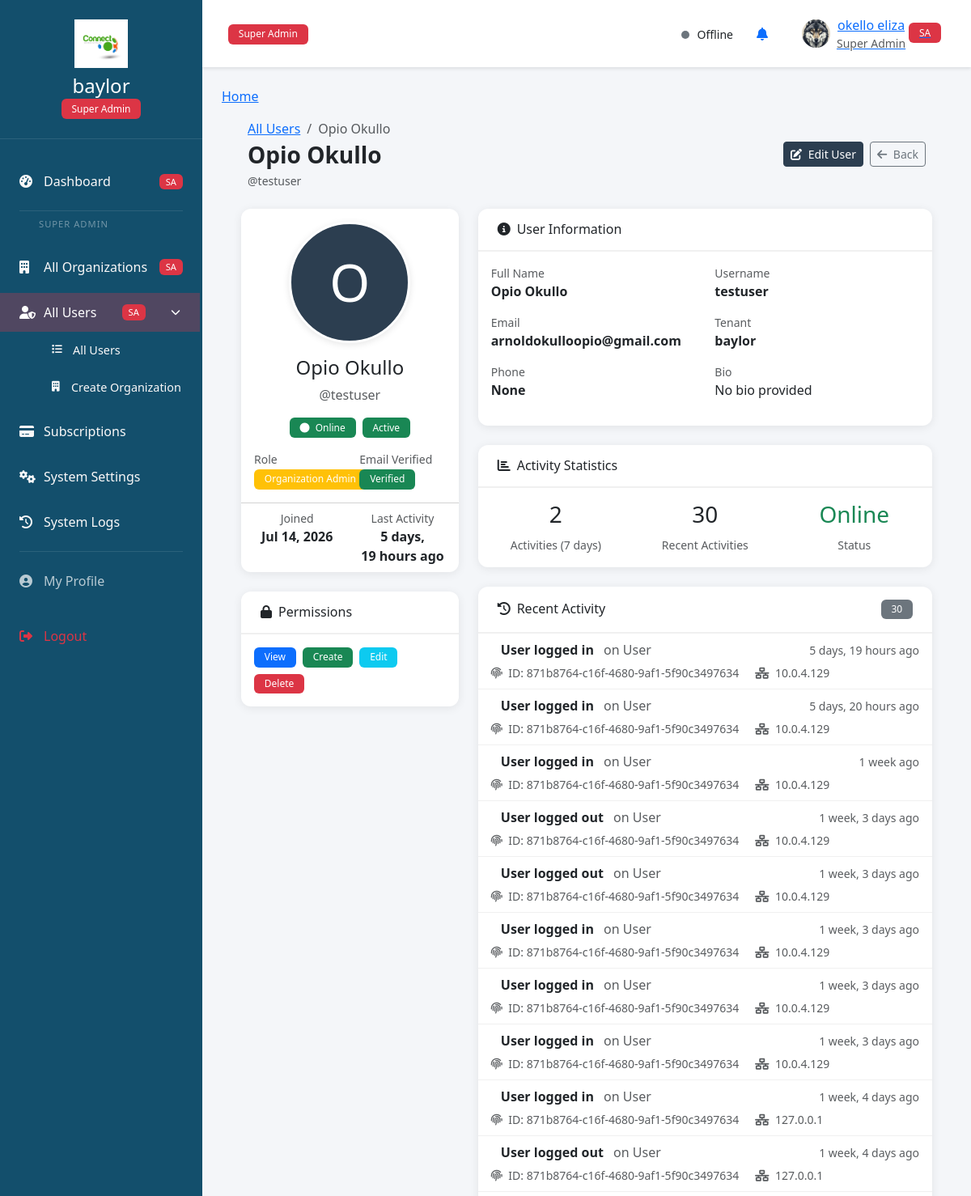
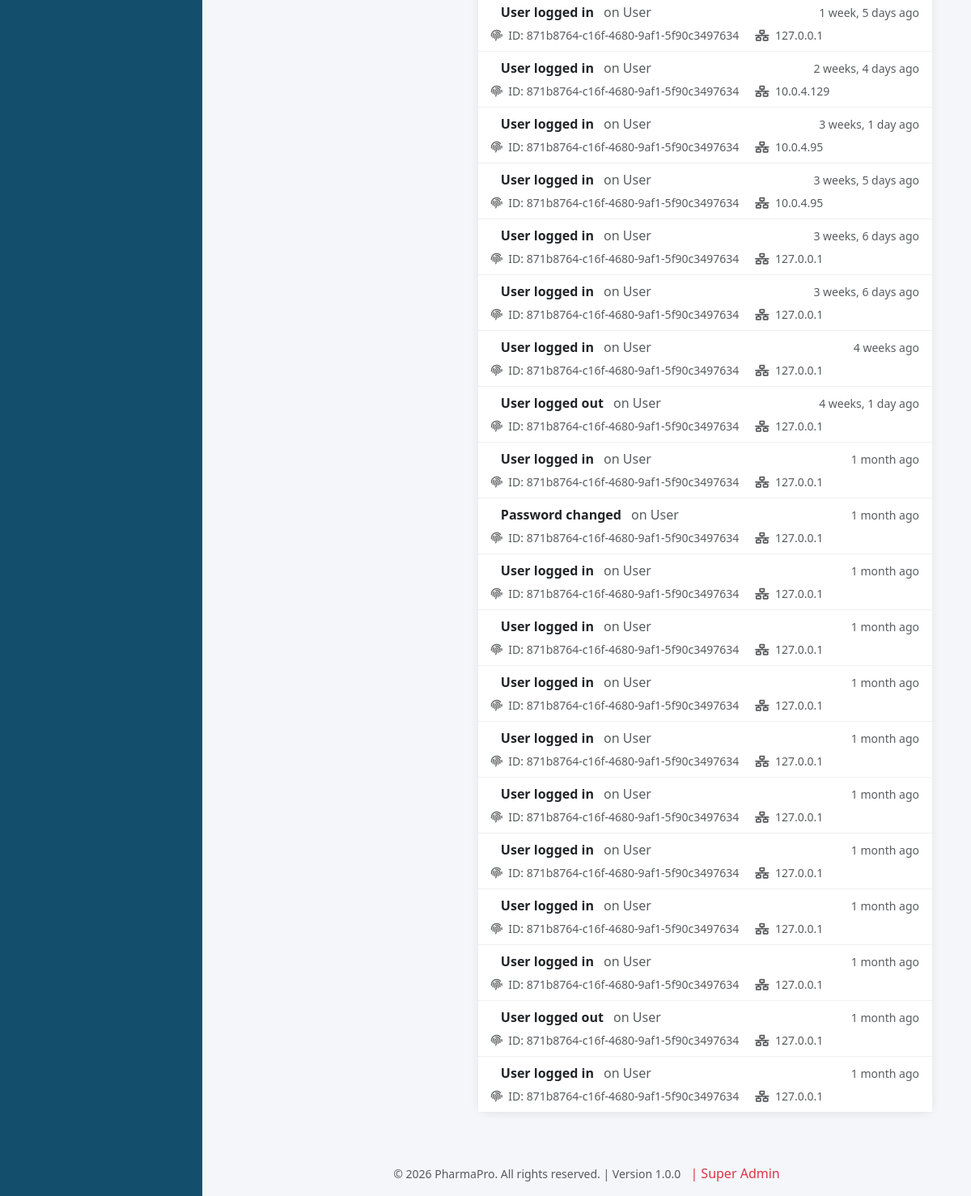
/accounts/admin/users/871b8764-c16f-4680-9af1-5f90c3497634/ (signed in), run on an earlier commit of the app's database (2 pictures, top to bottom).
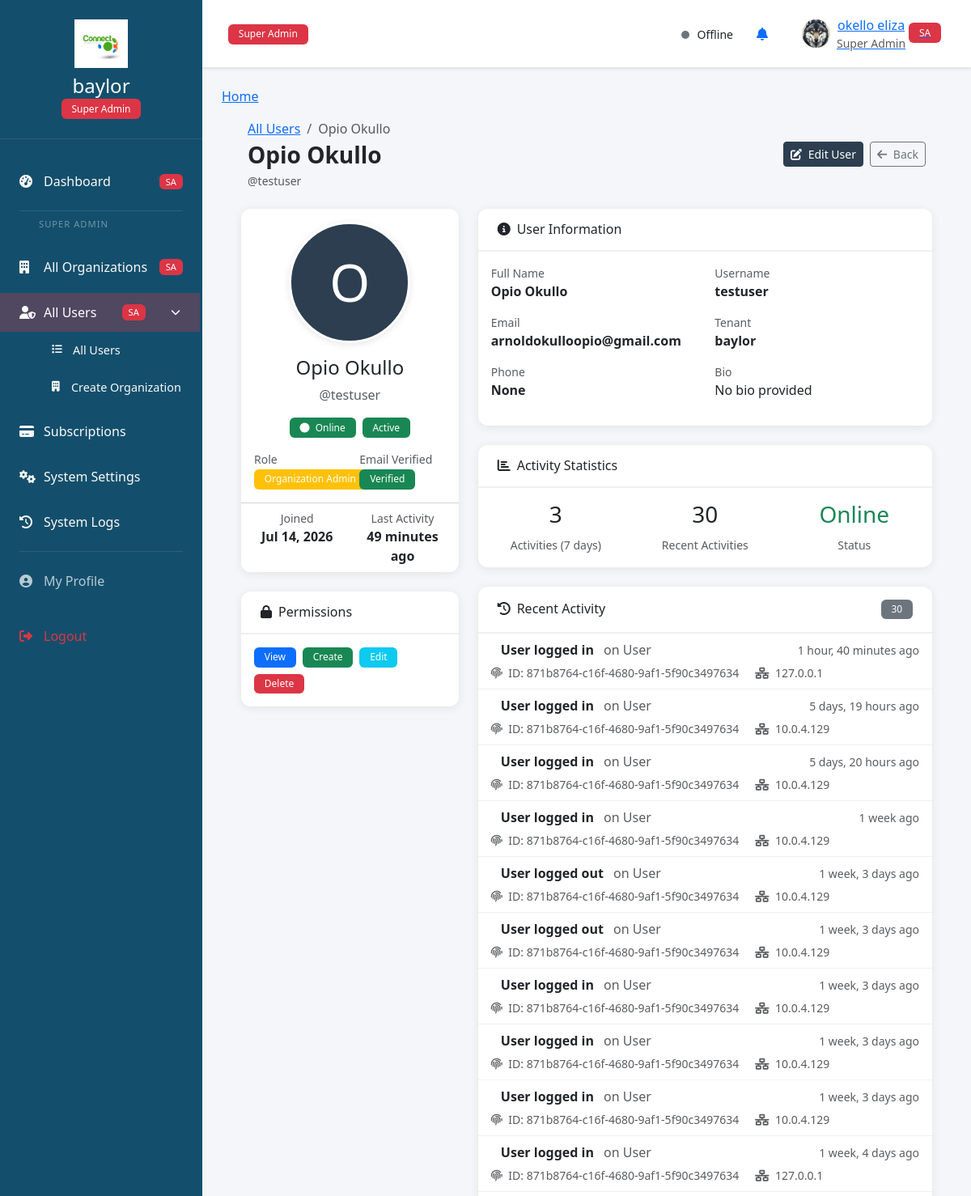
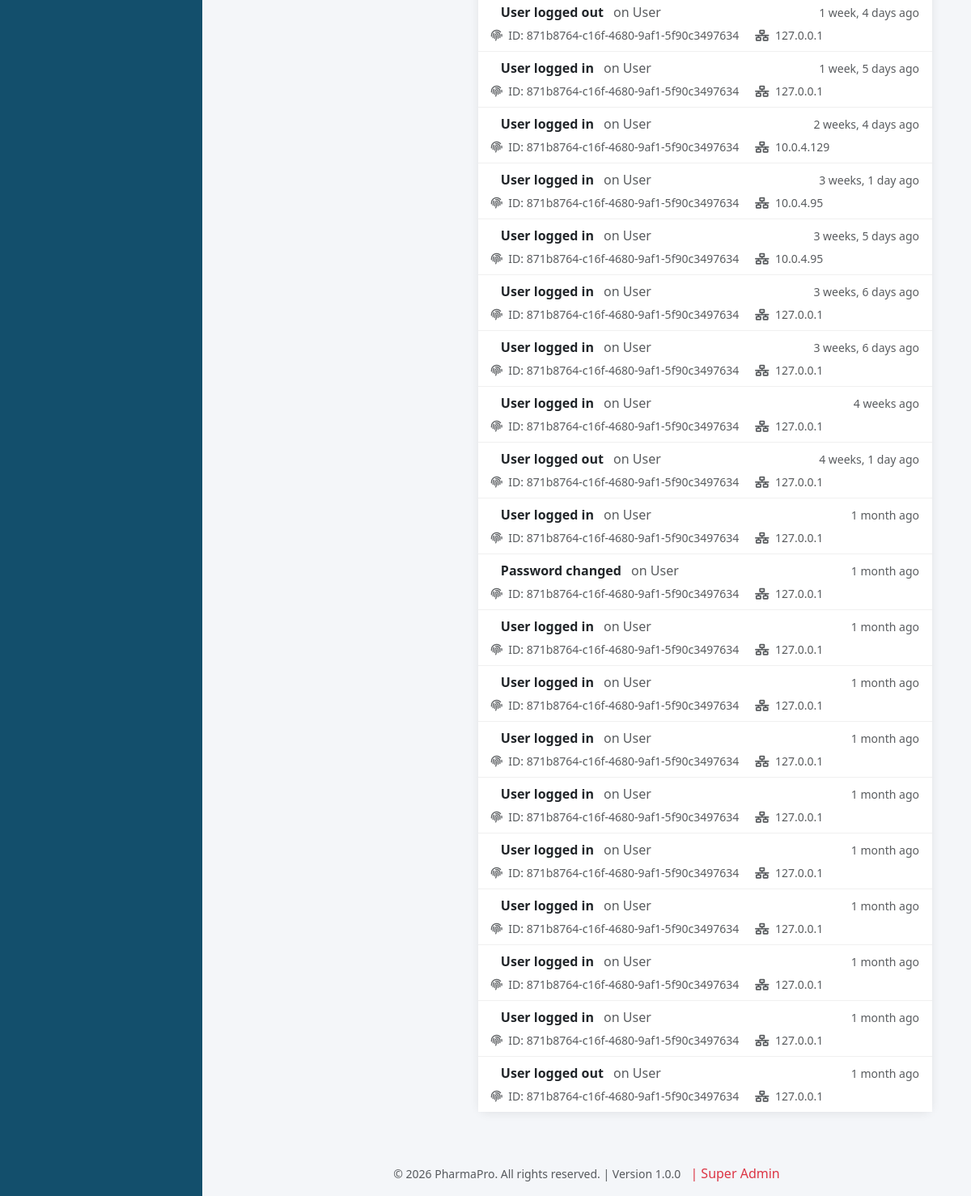
And on a later commit of the database (2 pictures, top to bottom).
### accounts/models.py (models this page shows, shortened)
class User(AbstractUser):
    ROLE_CHOICES = [
        ('super_admin', 'Super Admin'),
        ('admin', 'Organization Admin'),
        ('manager', 'Manager'),
        ('staff', 'Staff'),
        ('viewer', 'Viewer'),
        ('supervisor', 'Supervisor')
    ]
    id = models.UUIDField(primary_key=True, default=uuid.uuid4, editable=False)
    role = models.CharField(max_length=20, choices=ROLE_CHOICES, default='staff')
    phone = models.CharField(max_length=20, blank=True, null=True)
    profile_picture = models.ImageField(
        upload_to='profile_pics/',
        validators=[FileExtensionValidator(['jpg', 'jpeg', 'png', 'gif'])],
        blank=True,
        null=True
    )
    bio = models.TextField(blank=True, null=True)
    email_verified = models.BooleanField(default=False)
    email_verification_token = models.UUIDField(default=uuid.uuid4, editable=False)
    is_active = models.BooleanField(default=True)
    is_online = models.BooleanField(default=False)
    last_activity = models.DateTimeField(auto_now=True)
    created_at = models.DateTimeField(auto_now_add=True)
    updated_at = models.DateTimeField(auto_now=True)
    tenant = models.ForeignKey(
        'tenants.Tenant',
        on_delete=models.CASCADE,
        null=True,
        blank=True,
        related_name='users'
    )
    can_create = models.BooleanField(default=False)
    can_edit = models.BooleanField(default=False)
    can_delete = models.BooleanField(default=False)
    can_view = models.BooleanField(default=True)
    class Meta:
        db_table = 'accounts_user'
        permissions = [
            ("can_manage_tenant", "Can manage tenant settings"),
            ("can_manage_users", "Can manage users"),
            ("can_view_reports", "Can view reports"),
            ("can_export_data", "Can export data"),
        ]

class UserActivity(models.Model):
    user = models.ForeignKey(User, on_delete=models.CASCADE, related_name='activities')
    action = models.CharField(max_length=255)
    model_name = models.CharField(max_length=100)
    object_id = models.CharField(max_length=255)
    timestamp = models.DateTimeField(auto_now_add=True)
    ip_address = models.GenericIPAddressField(null=True, blank=True)
    user_agent = models.TextField(blank=True, null=True)
    class Meta:
        db_table = 'accounts_user_activity'
        ordering = ['-timestamp']

### tenants/models.py (models this page shows, shortened)
class Tenant(models.Model):
    SUBSCRIPTION_STATUS = [
        ('active', 'Active'),
        ('trial', 'Trial'),
        ('expired', 'Expired'),
        ('suspended', 'Suspended'),
        ('cancelled', 'Cancelled'),
    ]
    PLAN_CHOICES = [
        ('free', 'Free Trial'),
        ('starter', 'Starter'),
        ('professional', 'Professional'),
        ('enterprise', 'Enterprise'),
    ]
    PLAN_LIMITS = {
        'free': {'max_users': 5, 'max_products': 100, 'max_sales': 500, 'price': 0},
        'starter': {'max_users': 5, 'max_products': 100, 'max_sales': 500, 'price': 29000},
        'professional': {'max_users': 25, 'max_products': 0, 'max_sales': 0, 'price': 79000},
        'enterprise': {'max_users': 0, 'max_products': 0, 'max_sales': 0, 'price': 199000},
    }
    id = models.UUIDField(primary_key=True, default=uuid.uuid4, editable=False)
    name = models.CharField(max_length=255)
    slug = models.SlugField(unique=True, max_length=100)
    domain = models.CharField(max_length=255, unique=True, null=True, blank=True)
    primary_color = models.CharField(max_length=7, default='#2c3e50')
    secondary_color = models.CharField(max_length=7, default='#3498db')
    accent_color = models.CharField(max_length=7, default='#e74c3c')
    logo = models.ImageField(upload_to='tenant_logos/', blank=True, null=True)
    favicon = models.ImageField(upload_to='tenant_favicons/', blank=True, null=True)
    company_name = models.CharField(max_length=255)
    company_address = models.TextField()
    company_phone = models.CharField(max_length=20)
    company_email = models.EmailField()
    company_website = models.URLField(blank=True, null=True)
    plan = models.CharField(max_length=20, choices=PLAN_CHOICES, default='free')
    subscription_status = models.CharField(max_length=20, choices=SUBSCRIPTION_STATUS, default='trial')
    trial_start_date = models.DateTimeField(auto_now_add=True)
    trial_end_date = models.DateTimeField(
        default=default_trial_end_date
    )
    subscription_start_date = models.DateTimeField(null=True, blank=True)
    subscription_end_date = models.DateTimeField(null=True, blank=True)
    stripe_customer_id = models.CharField(max_length=255, blank=True, null=True)
    stripe_subscription_id = models.CharField(max_length=255, blank=True, null=True)
    stripe_price_id = models.CharField(max_length=255, blank=True, null=True)
    max_users = models.IntegerField(default=5)
    max_storage = models.BigIntegerField(default=1073741824)  # 1GB default
    storage_used = models.BigIntegerField(default=0)
    max_inventory_items = models.IntegerField(default=100)
    max_suppliers = models.IntegerField(default=20)
    max_sales_records = models.IntegerField(default=500)
    allow_registration = models.BooleanField(default=True)
    require_email_verification = models.BooleanField(default=True)
    maintenance_mode = models.BooleanField(default=False)
    created_by = models.ForeignKey(User, on_delete=models.SET_NULL, null=True, related_name='created_tenants')
    created_at = models.DateTimeField(auto_now_add=True)
    updated_at = models.DateTimeField(auto_now=True)
    class Meta:
        db_table = 'tenants_tenant'
    def days_until_expiry(self):
        if self.subscription_end_date:
            delta = self.subscription_end_date - timezone.now()
            return delta.days
        return 0

### accounts/views.py (the view)
# urls.py: path('admin/users/<uuid:user_id>/', views.superuser_user_detail_view, name='superuser_user_detail'),
@staff_member_required
def superuser_user_detail_view(request, user_id):
    try:
        import uuid
        if isinstance(user_id, str):
            user_id = uuid.UUID(user_id)
        viewed_user = User.objects.get(id=user_id)  # Change variable name
    except (ValueError, TypeError, User.DoesNotExist):
        messages.error(request, 'User not found.')
        return redirect('accounts:superuser_users')
    activities = UserActivity.objects.filter(user=viewed_user).order_by('-timestamp')[:30]
    from django.db.models import Count
    from django.utils import timezone
    from datetime import timedelta
    last_7_days = timezone.now() - timedelta(days=7)
    recent_activities = UserActivity.objects.filter(
        user=viewed_user,
        timestamp__gte=last_7_days
    ).count()
    tenant = viewed_user.tenant
    context = {
        'viewed_user': viewed_user,  # Only pass viewed_user, NOT 'user'
        'tenant': tenant,
        'activities': activities,
        'recent_activities': recent_activities,
        'is_online': viewed_user.is_online,
        'last_seen': viewed_user.last_activity,
        'title': f'User Details - {viewed_user.get_full_name()}'
    }
    return render(request, 'accounts/superuser_user_detail.html', context)

### accounts/context_processors.py (called while the page is built, shortened)
def notification_context(request):
    context = {
        'unread_notifications': 0,
        'pending_suppliers': 0,
        'pending_pos': 0,
    }
    return context

### tenants/context_processors.py (called while the page is built, shortened)
def tenant_context(request):
    if hasattr(request, 'tenant') and request.tenant:
        return {
            'tenant': request.tenant,
        }
    return {}

def tenant_settings(request):
    return {}

### accounts/templates/accounts/superuser_user_detail.html (shortened to what the changed rows need)
{% extends 'accounts/base.html' %}
{% load static %}
{% block content %}
<div class="container-fluid px-4">
    <div class="page-header d-flex flex-wrap justify-content-between align-items-center mb-4" style="padding: 0 0.5rem;">
        <div>
            <nav aria-label="breadcrumb">
                <ol class="breadcrumb mb-1">
                    <li class="breadcrumb-item"><a href="{% url 'accounts:superuser_users' %}">All Users</a></li>
                    <li class="breadcrumb-item active">{{ viewed_user.get_full_name }}</li>
                </ol>
            </nav>
            <h1 class="h3 mb-0 text-gray-800 fw-bold">{{ viewed_user.get_full_name }}</h1>
            <p class="text-muted small mb-0 mt-1">@{{ viewed_user.username }}</p>
        </div>
    </div>
    <div class="row g-4">
        <div class="col-md-4">
            <div class="card">
                <div class="card-body text-center">
                    <div class="mb-3">
                        {% if viewed_user.profile_picture %}
                            <img src="{{ viewed_user.profile_picture.url }}" alt="{{ viewed_user.get_full_name }}" class="rounded-circle profile-image">
                        {% else %}
                            <div class="rounded-circle bg-primary text-white d-flex align-items-center justify-content-center mx-auto profile-image" style="font-size: 4rem; background: #2c3e50 !important;">
                                {{ viewed_user.get_full_name|first|upper }}
                            </div>
                        {% endif %}
                    </div>
                    <h4>{{ viewed_user.get_full_name }}</h4>
                    <p class="text-muted">@{{ viewed_user.username }}</p>
                    <div class="d-flex justify-content-center gap-2 mb-3 flex-wrap">
                        {% if is_online %}
                            <span class="badge bg-success">
                            </span>
                        {% else %}
                            <span class="badge bg-secondary">
                                <i class="fas fa-circle me-1"></i> Offline
                            </span>
                        {% endif %}
                        {% if viewed_user.is_active %}
                            <span class="badge bg-success">Active</span>
                        {% else %}
                            <span class="badge bg-danger">Inactive</span>
                        {% endif %}
                    </div>
                    <div class="row text-start mt-3">
                        <div class="col-6">
                            <small class="text-muted d-block">Role</small>
                            <span class="badge bg-{% if viewed_user.role == 'admin' %}warning{% elif viewed_user.role == 'manager' %}info{% elif viewed_user.role == 'staff' %}secondary{% elif viewed_user.role == 'super_admin' %}danger{% else %}primary{% endif %}">
                                {{ viewed_user.get_role_display }}
                            </span>
                        </div>
                        <div class="col-6">
                        </div>
                    </div>
                </div>
                <div class="card-footer bg-transparent">
                    <div class="row text-center">
                        <div class="col-6">
                            <small class="text-muted d-block">Joined</small>
                            <strong>{{ viewed_user.created_at|date:"M d, Y" }}</strong>
                        </div>
                        <div class="col-6">
                            <small class="text-muted d-block">Last Activity</small>
                            <strong>{{ viewed_user.last_activity|timesince }} ago</strong>
                        </div>
                    </div>
                </div>
            </div>
        </div>
        <div class="col-md-8">
            <div class="card">
                <div class="card-body">
                    <div class="row user-info-row">
                        <div class="col-md-6">
                            <div class="mb-3">
                                <small class="text-muted d-block">Full Name</small>
                                <strong>{{ viewed_user.get_full_name }}</strong>
                            </div>
                            <div class="mb-3">
                                <small class="text-muted d-block">Email</small>
                                <strong>{{ viewed_user.email }}</strong>
                            </div>
                            <div class="mb-3">
                                <small class="text-muted d-block">Phone</small>
                                <strong>{{ viewed_user.phone|default:"Not provided" }}</strong>
                            </div>
                        </div>
                        <div class="col-md-6">
                            <div class="mb-3">
                                <small class="text-muted d-block">Username</small>
                                <strong>{{ viewed_user.username }}</strong>
                            </div>
                            <div class="mb-3">
                                <small class="text-muted d-block">Tenant</small>
                                <strong>{{ viewed_user.tenant.name|default:"None" }}</strong>
                            </div>
                            <div class="mb-3">
                                <small class="text-muted d-block">Bio</small>
                                <p class="mb-0">{{ viewed_user.bio|default:"No bio provided" }}</p>
                            </div>
                        </div>
                    </div>
                </div>
            </div>
            <div class="card mt-4">
                <div class="card-body">
                    <div class="row text-center stats-row">
                        <div class="col-4">
                            <h3>{{ recent_activities }}</h3>
                            <small class="text-muted">Activities (7 days)</small>
                        </div>
                    </div>
                </div>
            </div>
            <div class="card mt-4">
                <div class="card-body p-0">
                    <div class="list-group list-group-flush">
                        {% for activity in activities %}
                            <div class="list-group-item">
                                <div class="d-flex justify-content-between align-items-center flex-wrap">
                                    <div>
                                        <strong>{{ activity.action }}</strong>
                                        <span class="text-muted ms-2">
                                            on {{ activity.model_name }}
                                        </span>
                                    </div>
                                    <small class="text-muted">{{ activity.timestamp|timesince }} ago</small>
                                </div>
                                <div class="mt-1">
                                    <small class="text-muted">
                                        <i class="fas fa-fingerprint me-1"></i>
                                        ID: {{ activity.object_id }}
                                    </small>
                                    {% if activity.ip_address %}
                                        <small class="text-muted ms-3">
                                            <i class="fas fa-network-wired me-1"></i>
                                            {{ activity.ip_address }}
                                        </small>
                                    {% endif %}
                                </div>
                            </div>
                        {% endfor %}
                    </div>
                </div>
            </div>
        </div>
    </div>
</div>
{% endblock %}

What changed in the data, as far as the page shows it:
no longer on this page (row unchanged): UserActivity: action "User logged in", model_name "User", timestamp "1 month", object_id "871b8764-c16f-4680-9af1-5f90c3497634", ip_address "127.0.0.1"
changed User "Opio Okullo": last_activity "5 days, 19 hours" → "49 minutes"
added UserActivity: action "User logged in", model_name "User", timestamp "1 hour, 40 minutes", object_id "871b8764-c16f-4680-9af1-5f90c3497634", ip_address "127.0.0.1"
Also different on the page:
{{ recent_activities }}: "2" → "3"
